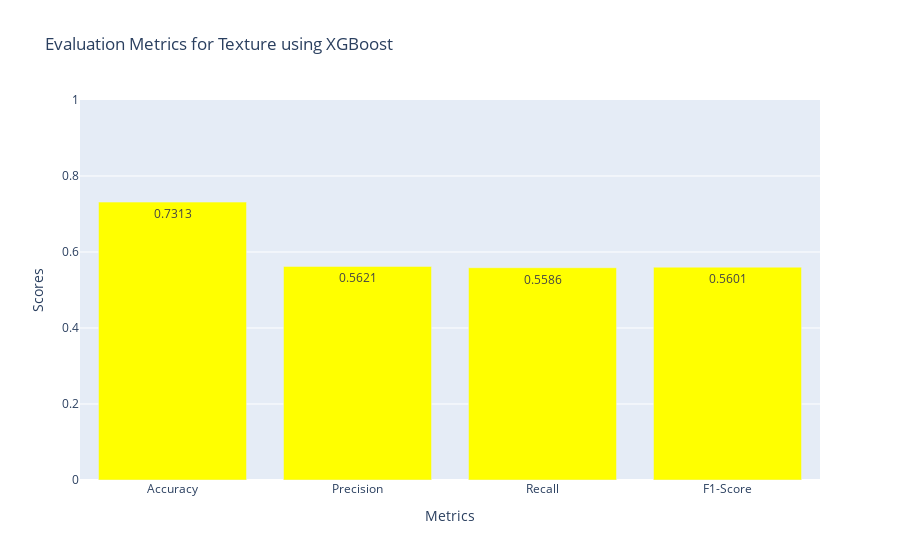

Notebook code for this chart:
### Code cell
import plotly.graph_objects as go
import pandas as pd
from sklearn.metrics import accuracy_score, precision_score, recall_score, f1_score

# Calculate the metrics
accuracy1 = accuracy_score(y_test_texture, texture_predictions)
print(f"RF Accuracy: {accuracy1:.4f}")
precision1 = precision_score(y_test_texture, texture_predictions, average='macro')
print(f"RF Precision: {precision1:.4f}")
recall1 = recall_score(y_test_texture, texture_predictions, average='macro')
print(f"RF Recall: {recall1:.4f}")
f11 = f1_score(y_test_texture, texture_predictions, average='macro')
print(f"RF F1 Score: {f11:.4f}")

# Create a DataFrame to hold the metrics
metrics = {
    'Metric': ['Accuracy', 'Precision', 'Recall', 'F1-Score'],
    'Score': [accuracy1, precision1, recall1, f11]
}
metrics_df1 = pd.DataFrame(metrics)

# Create a bar graph using Plotly
fig = go.Figure()
fig.add_trace(go.Bar(
    x=metrics_df1['Metric'],
    y=metrics_df1['Score'],
    text=metrics_df1['Score'].round(4),
    textposition='auto',
    marker=dict(color='yellow'),
))

# Customize layout
fig.update_layout(
    title='Evaluation Metrics for Texture using XGBoost',
    xaxis_title='Metrics',
    yaxis_title='Scores',
    yaxis_range=[0, 1],  # Set y-axis limits from 0 to 1
    bargap=0.2)
fig.show()

### Figure 1 — Plotly figure (JSON) as saved in the notebook; plotly's stock layout.template omitted (floating-point values rounded to 4 significant figures)
{"data": [{"marker": {"color": "yellow"}, "text": [0.7313, 0.5621, 0.5586, 0.5601], "textposition": "auto", "type": "bar", "x": ["Accuracy", "Precision", "Recall", "F1-Score"], "y": [0.7313, 0.5621, 0.5586, 0.5601]}], "layout": {"bargap": 0.2, "title": {"text": "Evaluation Metrics for Texture using XGBoost"}, "xaxis": {"title": {"text": "Metrics"}}, "yaxis": {"range": [0, 1], "title": {"text": "Scores"}}}}
